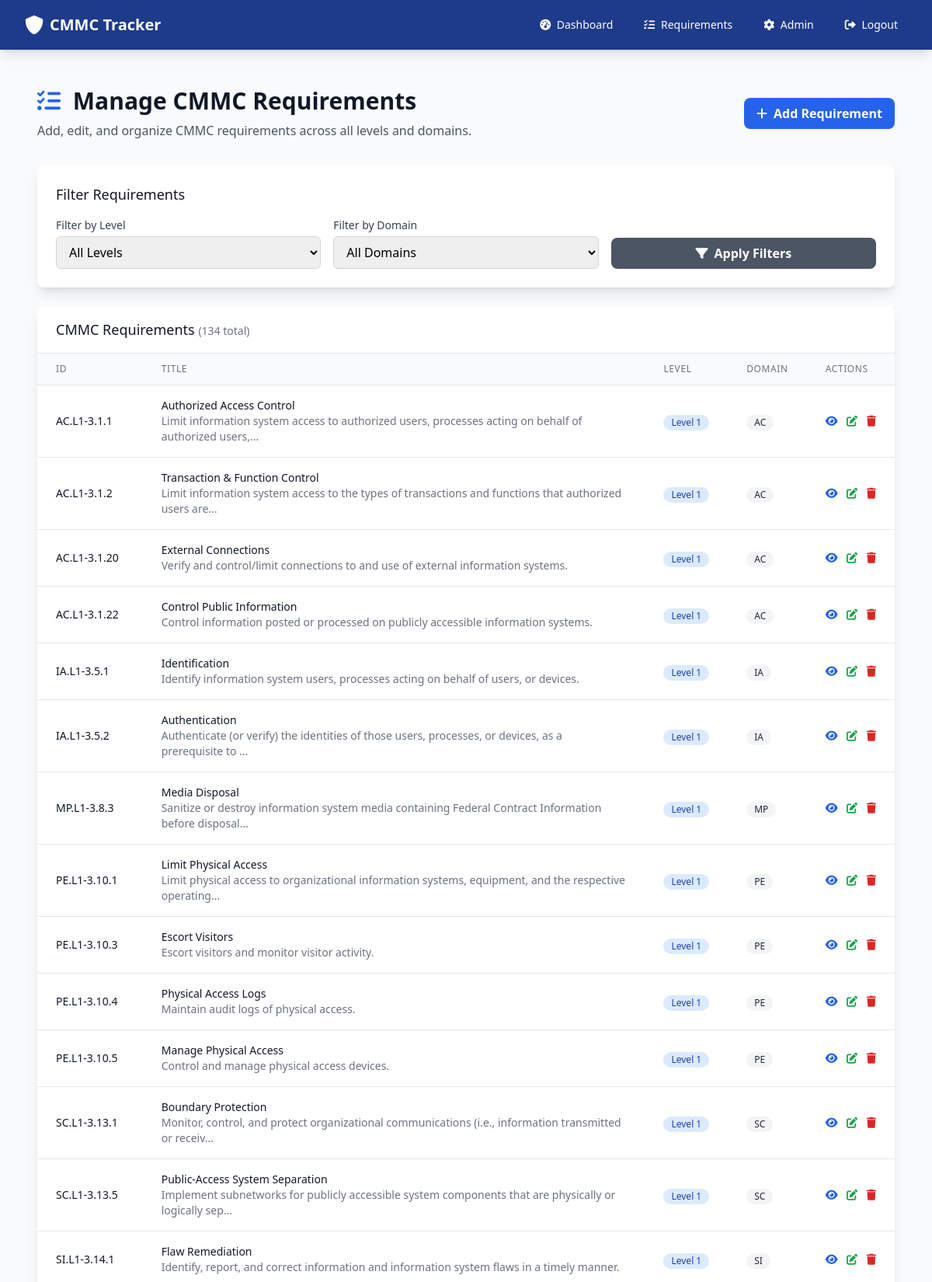
The app's page /admin/requirements (signed in, upper part) with its own data.
### app.py (models this page shows)
class CMMCRequirement(db.Model):
    __tablename__ = 'cmmc_requirement'
    id = db.Column(db.Integer, primary_key=True)
    requirement_id = db.Column(db.String(20), unique=True, nullable=False)
    title = db.Column(db.String(200), nullable=False)
    description = db.Column(db.Text, nullable=False)
    level_id = db.Column(db.Integer, db.ForeignKey('cmmc_level.id'), nullable=False)
    domain_id = db.Column(db.Integer, db.ForeignKey('cmmc_domain.id'), nullable=False)
    guidance = db.Column(db.Text)
    assessment_objectives = db.Column(db.Text)  # Store specific objectives for this requirement
    created_at = db.Column(db.DateTime, default=datetime.utcnow)
    level = db.relationship('CMMCLevel', backref='requirements')
    domain = db.relationship('CMMCDomain', backref='requirements')

class CMMCLevel(db.Model):
    __tablename__ = 'cmmc_level'
    id = db.Column(db.Integer, primary_key=True)
    level_number = db.Column(db.Integer, unique=True, nullable=False)
    name = db.Column(db.String(100), nullable=False)
    description = db.Column(db.Text)
    created_at = db.Column(db.DateTime, default=datetime.utcnow)

class CMMCDomain(db.Model):
    __tablename__ = 'cmmc_domain'
    id = db.Column(db.Integer, primary_key=True)
    code = db.Column(db.String(10), unique=True, nullable=False)
    name = db.Column(db.String(100), nullable=False)
    description = db.Column(db.Text)
    created_at = db.Column(db.DateTime, default=datetime.utcnow)

### app.py (the view)
@app.route('/admin/requirements')
@admin_required
def admin_requirements():
    level_filter = request.args.get('level')
    domain_filter = request.args.get('domain')
    query = CMMCRequirement.query
    if level_filter:
        query = query.filter_by(level_id=level_filter)
    if domain_filter:
        query = query.filter_by(domain_id=domain_filter)
    requirements = query.all()
    levels = CMMCLevel.query.all()
    domains = CMMCDomain.query.all()
    return render_template('admin/requirements.html', requirements=requirements,
                         levels=levels, domains=domains)

### app.py (called while the page is built, shortened)
def admin_required(f):
    @wraps(f)
    def decorated_function(*args, **kwargs):
        if 'user_id' not in session:
            flash('Please log in to access this page.', 'warning')
            return redirect(url_for('login'))
        user = User.query.get(session['user_id'])
        if not user or user.role != 'admin':
            flash('Admin access required.', 'error')
            return redirect(url_for('dashboard'))
        return f(*args, **kwargs)
    return decorated_function

@app.before_request
def enforce_device_and_user_authorization():
    open_endpoints = {
        'index', 'login', 'register', 'logout', 'static', 'device_pending'
    }
    if request.endpoint in open_endpoints:
        return None
    if 'user_id' not in session:
        return None
    user = User.query.get(session['user_id'])
    if not user:
        session.clear()
        return redirect(url_for('login'))
    if not user.is_authorized:
        flash('Your account is awaiting authorization by an administrator.', 'warning')
        return redirect(url_for('index'))
    if user.role == 'admin':
        return None

### templates/admin/requirements.html (shortened to what this page needs)
{% extends "base.html" %}
{% block content %}
<div class="px-4 py-6">
    <div class="flex justify-between items-center mb-8">
        <div>
            <h1 class="text-3xl font-bold text-gray-900 mb-2">
                <i class="fas fa-list-check text-blue-600 mr-2"></i>
                Manage CMMC Requirements
            </h1>
            <p class="text-gray-600">Add, edit, and organize CMMC requirements across all levels and domains.</p>
        </div>
        <a href="{{ url_for('admin_add_requirement') }}" class="bg-blue-600 hover:bg-blue-700 text-white font-bold py-2 px-4 rounded-lg transition duration-200">
            <i class="fas fa-plus mr-2"></i>Add Requirement
        </a>
    </div>
    <div class="bg-white shadow-lg rounded-lg p-6 mb-6">
        <h3 class="text-lg font-medium text-gray-900 mb-4">Filter Requirements</h3>
        <form method="GET" class="grid grid-cols-1 md:grid-cols-3 gap-4">
            <div>
                <label for="level_filter" class="block text-sm font-medium text-gray-700 mb-1">Filter by Level</label>
                <select name="level" id="level_filter" class="w-full border border-gray-300 rounded-md px-3 py-2 focus:outline-none focus:ring-blue-500 focus:border-blue-500">
                    <option value="">All Levels</option>
                </select>
            </div>
            <div>
                <label for="domain_filter" class="block text-sm font-medium text-gray-700 mb-1">Filter by Domain</label>
                <select name="domain" id="domain_filter" class="w-full border border-gray-300 rounded-md px-3 py-2 focus:outline-none focus:ring-blue-500 focus:border-blue-500">
                    <option value="">All Domains</option>
                </select>
            </div>
            <div class="flex items-end">
                <button type="submit" class="w-full bg-gray-600 hover:bg-gray-700 text-white font-bold py-2 px-4 rounded-lg transition duration-200">
                    <i class="fas fa-filter mr-2"></i>Apply Filters
                </button>
            </div>
        </form>
    </div>
    <div class="bg-white shadow-lg rounded-lg overflow-hidden">
        <div class="px-6 py-4 border-b border-gray-200">
            <h3 class="text-lg font-medium text-gray-900">
                CMMC Requirements
                <span class="text-sm font-normal text-gray-500">({{ requirements|length }} total)</span>
            </h3>
        </div>
        {% if requirements %}
        <div class="overflow-x-auto">
            <table class="min-w-full divide-y divide-gray-200">
                <thead class="bg-gray-50">
                    <tr>
                        <th class="px-6 py-3 text-left text-xs font-medium text-gray-500 uppercase tracking-wider">ID</th>
                        <th class="px-6 py-3 text-left text-xs font-medium text-gray-500 uppercase tracking-wider">Title</th>
                        <th class="px-6 py-3 text-left text-xs font-medium text-gray-500 uppercase tracking-wider">Level</th>
                        <th class="px-6 py-3 text-left text-xs font-medium text-gray-500 uppercase tracking-wider">Domain</th>
                        <th class="px-6 py-3 text-left text-xs font-medium text-gray-500 uppercase tracking-wider">Actions</th>
                    </tr>
                </thead>
                <tbody class="bg-white divide-y divide-gray-200">
                    {% for requirement in requirements %}
                    <tr class="hover:bg-gray-50">
                        <td class="px-6 py-4 whitespace-nowrap">
                            <div class="text-sm font-medium text-gray-900">{{ requirement.requirement_id }}</div>
                        </td>
                        <td class="px-6 py-4">
                            <div class="text-sm font-medium text-gray-900">{{ requirement.title }}</div>
                            <div class="text-sm text-gray-500">{{ requirement.description[:100] }}{% if requirement.description|length > 100 %}...{% endif %}</div>
                        </td>
                        <td class="px-6 py-4 whitespace-nowrap">
                            <span class="inline-flex items-center px-2.5 py-0.5 rounded-full text-xs font-medium bg-blue-100 text-blue-800">
                                Level {{ requirement.level.level_number }}
                            </span>
                        </td>
                        <td class="px-6 py-4 whitespace-nowrap">
                            <span class="inline-flex items-center px-2.5 py-0.5 rounded-full text-xs font-medium bg-gray-100 text-gray-800">
                                {{ requirement.domain.code }}
                            </span>
                        </td>
                        <td class="px-6 py-4 whitespace-nowrap text-sm font-medium space-x-2">
                            <button onclick="viewRequirement({{ requirement.id }})" class="text-blue-600 hover:text-blue-900">
                                <i class="fas fa-eye"></i>
                            </button>
                            <button onclick="editRequirement({{ requirement.id }})" class="text-green-600 hover:text-green-900">
                                <i class="fas fa-edit"></i>
                            </button>
                            <button onclick="deleteRequirement({{ requirement.id }}, '{{ requirement.requirement_id }}')" class="text-red-600 hover:text-red-900">
                                <i class="fas fa-trash"></i>
                            </button>
                        </td>
                    </tr>
                    {% endfor %}
                </tbody>
            </table>
        </div>
        {% endif %}
    </div>
</div>
{% endblock %}

### records on screen
CMMCRequirement: requirement_id "AC.L1-3.1.1", title "Authorized Access Control", description "Limit information system access to authorized users, processes acting on behalf of authorized users,", level.level_number "1", domain.code "AC"
CMMCRequirement: requirement_id "AC.L1-3.1.2", title "Transaction & Function Control", description "Limit information system access to the types of transactions and functions that authorized users are", level.level_number "1", domain.code "AC"
CMMCRequirement: requirement_id "AC.L1-3.1.20", title "External Connections", description "Verify and control/limit connections to and use of external information systems.", level.level_number "1", domain.code "AC"
CMMCRequirement: requirement_id "AC.L1-3.1.22", title "Control Public Information", description "Control information posted or processed on publicly accessible information systems.", level.level_number "1", domain.code "AC"
CMMCRequirement: requirement_id "IA.L1-3.5.1", title "Identification", description "Identify information system users, processes acting on behalf of users, or devices.", level.level_number "1", domain.code "IA"
CMMCRequirement: requirement_id "IA.L1-3.5.2", title "Authentication", description "Authenticate (or verify) the identities of those users, processes, or devices, as a prerequisite to", level.level_number "1", domain.code "IA"
CMMCRequirement: requirement_id "MP.L1-3.8.3", title "Media Disposal", description "Sanitize or destroy information system media containing Federal Contract Information before disposal", level.level_number "1", domain.code "MP"
CMMCRequirement: requirement_id "PE.L1-3.10.1", title "Limit Physical Access", description "Limit physical access to organizational information systems, equipment, and the respective operating", level.level_number "1", domain.code "PE"
CMMCRequirement: requirement_id "PE.L1-3.10.3", title "Escort Visitors", description "Escort visitors and monitor visitor activity.", level.level_number "1", domain.code "PE"
CMMCRequirement: requirement_id "PE.L1-3.10.4", title "Physical Access Logs", description "Maintain audit logs of physical access.", level.level_number "1", domain.code "PE"
CMMCRequirement: requirement_id "PE.L1-3.10.5", title "Manage Physical Access", description "Control and manage physical access devices.", level.level_number "1", domain.code "PE"
CMMCRequirement: requirement_id "SC.L1-3.13.1", title "Boundary Protection", description "Monitor, control, and protect organizational communications (i.e., information transmitted or receiv", level.level_number "1", domain.code "SC"
CMMCRequirement: requirement_id "SC.L1-3.13.5", title "Public-Access System Separation", description "Implement subnetworks for publicly accessible system components that are physically or logically sep", level.level_number "1", domain.code "SC"
CMMCRequirement: requirement_id "SI.L1-3.14.1", title "Flaw Remediation", description "Identify, report, and correct information and information system flaws in a timely manner.", level.level_number "1", domain.code "SI"

### other values on screen
{{ requirements|length }} "134"
